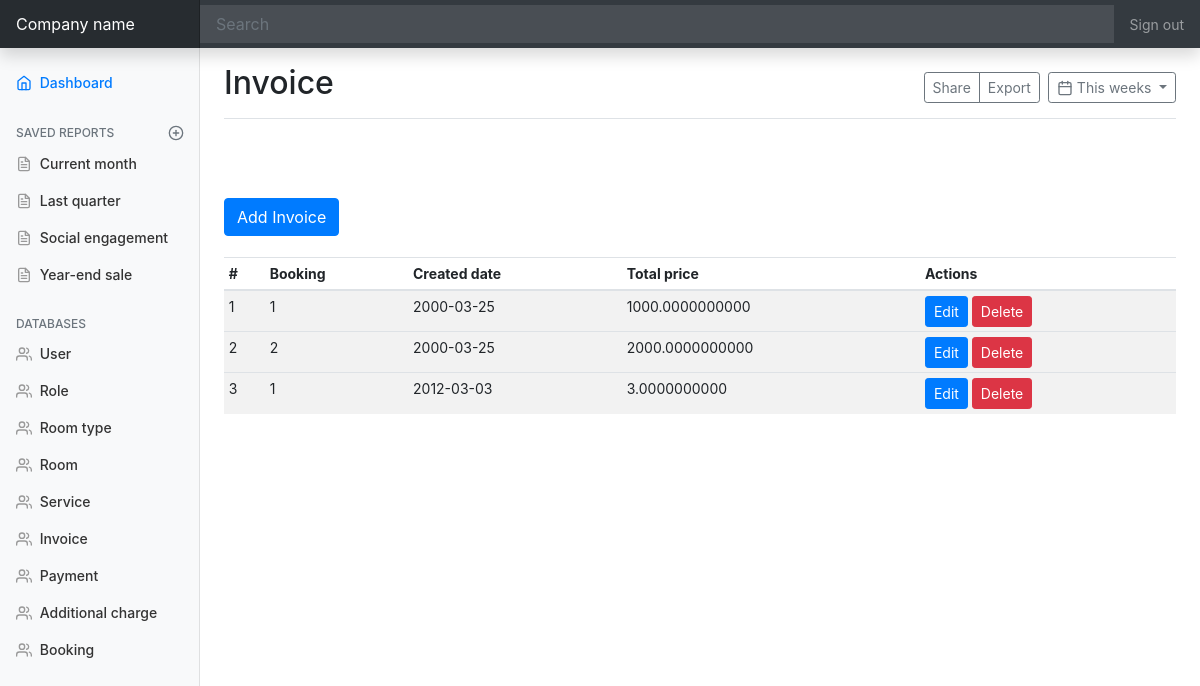
Screenshot of /invoice with the database file from the repository.
### models.py (models this page shows, shortened)
class Invoice(db.Model):
    id = db.Column(db.Integer, primary_key=True)
    booking_id = db.Column(db.Integer, db.ForeignKey('booking.id'))
    booking = db.relationship('Booking', backref=db.backref('invoice', lazy=True))
    created_date = db.Column(db.Date)
    total_price = db.Column(db.DECIMAL)

class Booking(db.Model):
    id = db.Column(db.Integer, primary_key=True)
    customer_first_name = db.Column(db.String(50))
    customer_last_name = db.Column(db.String(50))
    age = db.Column(db.Integer)
    sex = db.Column(db.Enum(Sex))
    email = db.Column(db.String(50))
    phone = db.Column(db.String(50))
    is_regioner = db.Column(db.Boolean)
    created_date = db.Column(db.Date)
    checkin_date = db.Column(db.Date)
    checkout_date = db.Column(db.Date)
    total_price = db.Column(db.Float)
    user_id = db.Column(db.Integer, db.ForeignKey('user.id'))
    user = db.relationship('User', backref=db.backref('booking', lazy=True))
    room_id = db.Column(db.Integer, db.ForeignKey('room.id'))
    room = db.relationship('Room', backref=db.backref('booking', lazy=True))
    customer_id = db.Column(db.Integer, db.ForeignKey('customer.id'))
    customer = db.relationship('Customer', backref=db.backref('booking', lazy=True))
    status = db.Column(db.Enum(BookingStatus))
    def __str__(self) -> str:
        return str(self.id)

### views.py (the view)
@app.route('/invoice')
def invoice_page():
    invoices = models.Invoice.query.all()
    return render_template('mdInvoice.html', invoices=invoices)

### templates/mdInvoice.html
{% extends 'index.html' %}
{% block title %}Invoice{% endblock %}
{% block content %}
<button type="button" class="btn btn-primary">
  <a href="{{ url_for('add_invoice') }}" style="color: white;">Add Invoice</a>
</button>
<br/>
<br/>
<div class="table-responsive">
  <table class="table table-striped table-sm">
    <thead>
      <tr>
        <th>#</th>
        <th>Booking</th>
        <th>Created date</th>
        <th>Total price</th>
        <th>Actions</th>
      </tr>
    </thead>
    <tbody>
      {% for invoice in invoices %}
      <tr>
        <td>{{ invoice.id }}</td>
        <td>{{ invoice.booking }}</td>
        <td>{{ invoice.created_date }}</td>
        <td>{{ invoice.total_price }}</td>
        <td>
          <a href="{{ url_for('edit_invoice', invoice_id=invoice.id) }}" class="btn btn-primary btn-sm">Edit</a>
          <a href="{{ url_for('delete_invoice', invoice_id=invoice.id) }}" class="btn btn-danger btn-sm">Delete</a>
        </td>
      <tr>
        {% endfor %}
    </tbody>
  </table>
</div>
{% endblock %}

### static/dashboard.css (style rules this page uses)
body { font-size: .875rem; }

### rows the page displays
Invoice: id "1", booking "1", created_date "2000-03-25", total_price "1000.0000000000"
Invoice: id "2", booking "2", created_date "2000-03-25", total_price "2000.0000000000"
Invoice: id "3", booking "1", created_date "2012-03-03", total_price "3.0000000000"
